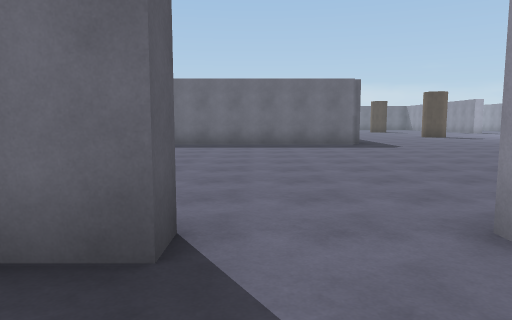
View 1 (above)

21 first-person views from a walk through a scene from a Unity 3-D project. The camera is 1.4 m above the floor, tilts 6° down and sees 70° across. The floor is counted in squares, 2 m on a side. Each view is taken from the middle of a square. On the plan, view 1 faces up. The plan holds only what a view shows up to about 11 squares ahead; the rest is blank. The place goes on beyond the plan. The player is left out.

View 2
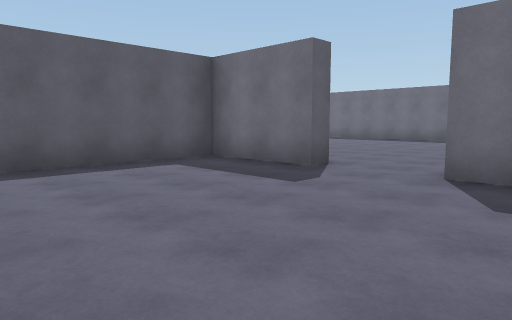

View 3
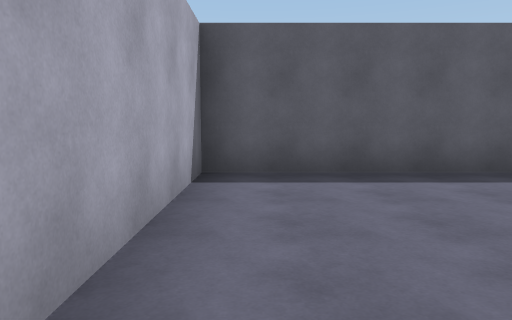

View 4
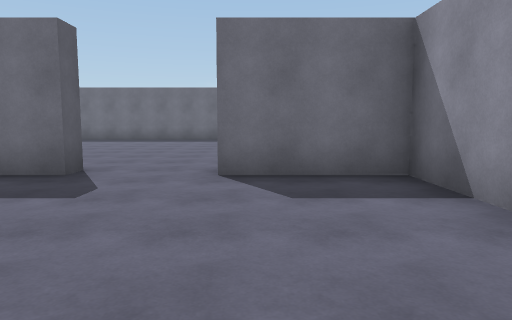

View 5
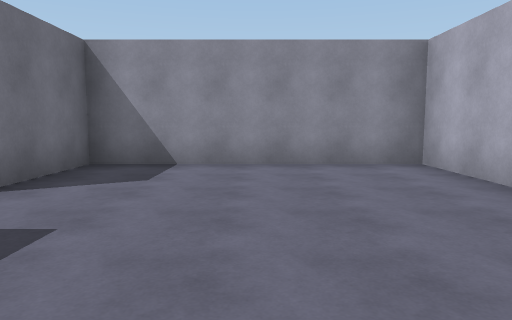

View 6
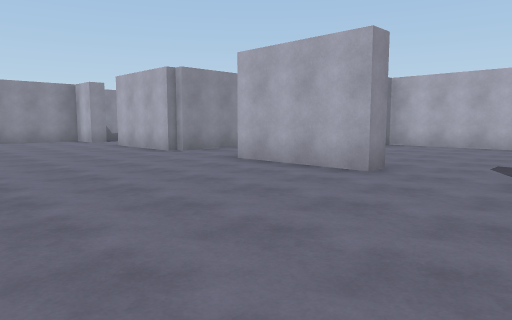

View 7
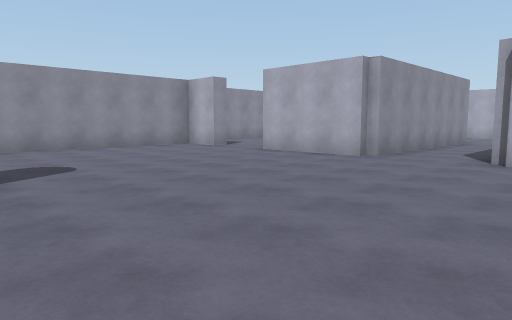

View 8
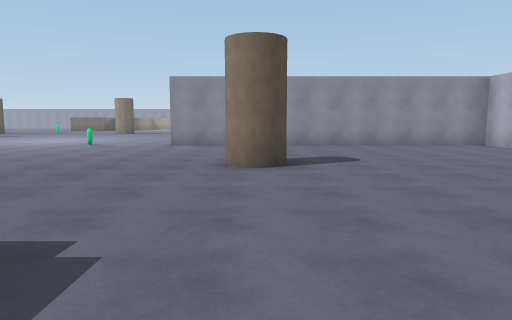

View 9
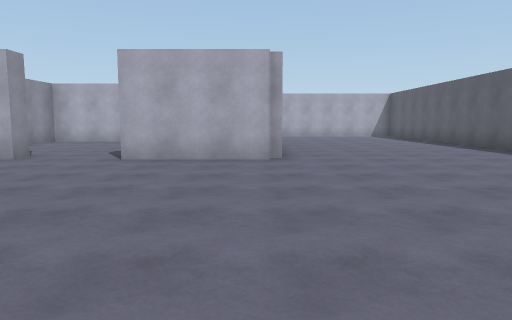

View 10
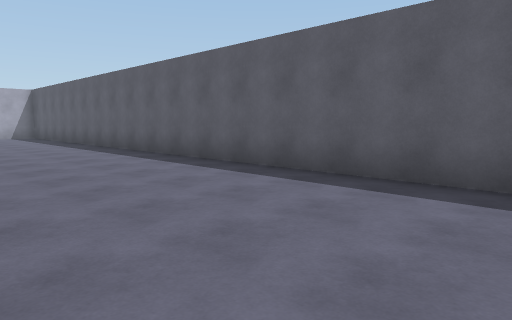

View 11
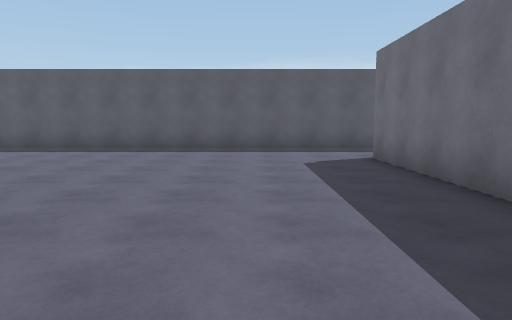

View 12
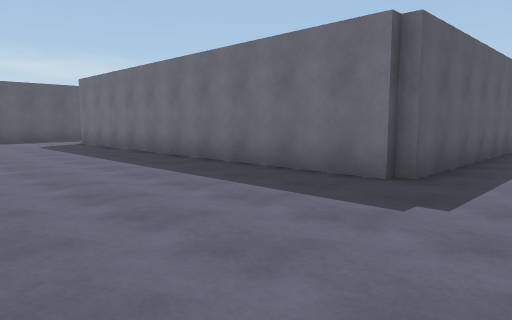

View 13
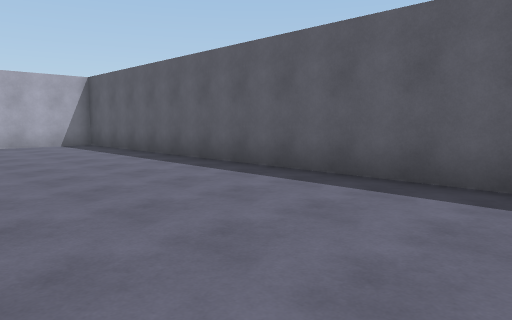

View 14
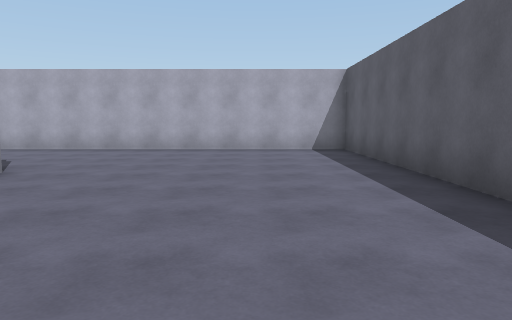

View 15
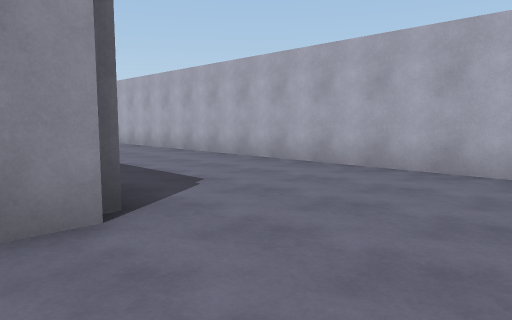

View 16
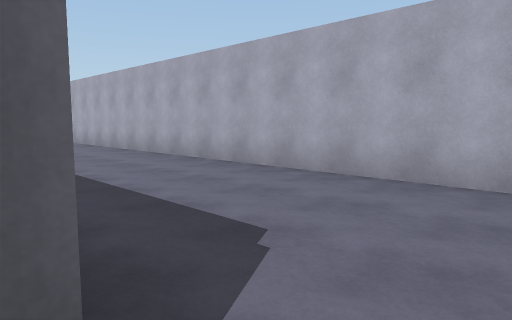

View 17
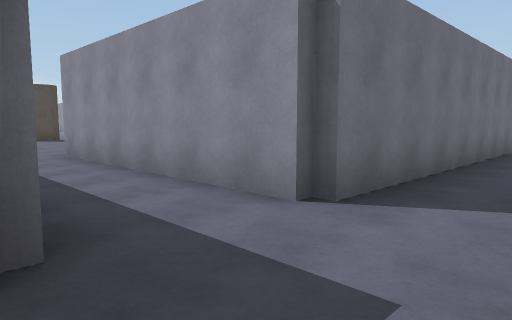

View 18
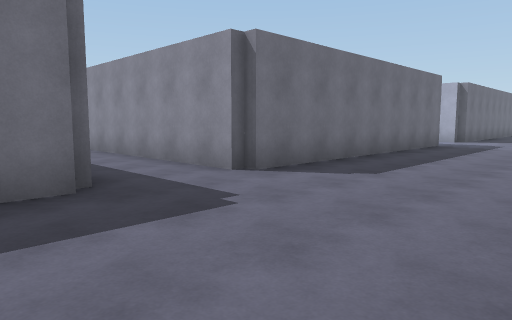

View 19
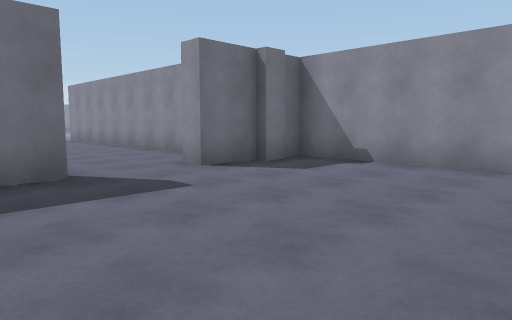

View 20
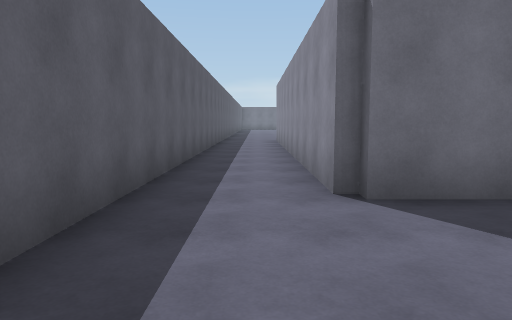

View 21
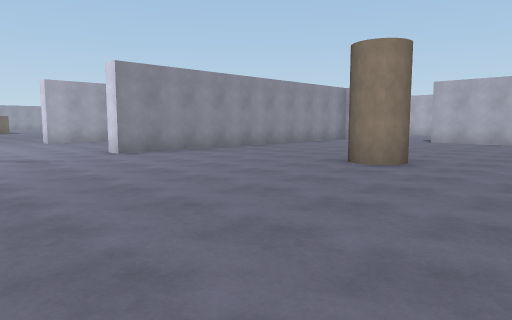

### Floor plan
Ten units are one square. View 1 is at (0, 0); x grows to the right and y downward. Boxes are objects, and circles mark ways between rooms. Rooms are numbered by the first view taken in them; rooms with no view inside come last. Other rooms are left out.
<svg viewBox="-98 -160 263 248">
<path fill="none" stroke="#000" d="M-5 -22 -5 -17 -30 -17 -30 37 40 37 40 -17 15 -17 15 -22M115 -22 127 -22 127 -115 132 -115M144 43 65 43 65 -22 95 -22M44 43 36 43M15 -22 42 -22M33 -155 33 -113 -72 -113 -72 -155M-34 -22 -5 -22M-35 41 -35 34M-93 -155 -93 83 75 83M96 -17 88 -17M128 -17 115 -17 115 -22M140 20 140 -17M134 -15 128 -15"/>
<rect x="75" y="-95" width="10" height="10" fill="#bbb"><title>other object</title></rect>
<rect x="125" y="-145" width="10" height="10" fill="#bbb"><title>other object</title></rect>
<circle cx="5" cy="-20" r="3" fill="#2a7"/>
<circle cx="105" cy="-20" r="3" fill="#2a7"/>
<text x="0" y="10">1</text>
<text x="160" y="-40">2</text>
<text x="100" y="10">3</text>
</svg>
Room 1 opens to room 2. Room 2 opens to room 3.

Where each view was taken, in squares from view 1:
view 1: 0 up, 0 right, facing up
view 2: 3 down, 3 right, facing up-left
view 3: 3 down, 2 right, facing left
view 4: 3 down, 2 right, facing up
view 5: 1 down, 2 left, facing right
view 6: 7 up, 1 left, facing down-right
view 7: 9 up, 3 right, facing down-right
view 8: 9 up, 2 right, facing right
view 9: 9 up, 3 left, facing down
view 10: 9 up, 5 left, facing down-left
view 11: 9 up, 0 right, facing left
view 12: 7 up, 5 right, facing up-left
view 13: 3 up, 5 left, facing down-left
view 14: 1 up, 7 left, facing down
view 15: 3 down, 6 left, facing down-right
view 16: 4 down, 4 left, facing down-right
view 17: 6 down, 4 right, facing up-right
view 18: 8 down, 3 right, facing up-right
view 19: 3 down, 8 right, facing up-right
view 20: 8 up, 8 left, facing up
view 21: 15 up, 5 right, facing down-right
